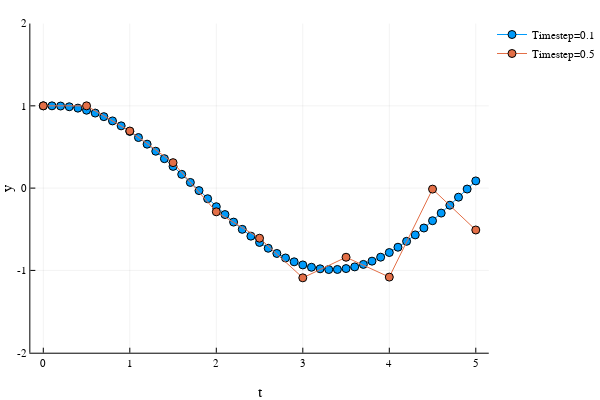

Notebook code for this chart:
### Markdown cell above
It looks like all solutions collapse onto the same curve. Well, that's not really what we're interested, we'll be interested in understanding why *increasing* the time step seems to destroy things... Let's take the first initial condition but simulate it with a timestep of `dt=0.5`.

### Code cell
y1,t1 = fwd_euler( CHE, 1, 0.1, 0, 5);
y5,t5 = fwd_euler( CHE, 1, 0.5, 0, 5);
p4=Plots.plot(t1, y1,label="Timestep=0.1",markershape=:circle);
Plots.plot!(t5, y5,label="Timestep=0.5",markershape=:circle);

xlabel!("t"); ylabel!("y");
ylims!((-2,2))
display(p4)

### Figure 1 — Plotly figure (JSON) as saved in the notebook; plotly's stock layout.template omitted (floating-point values rounded to 4 significant figures)
{"data": [{"colorbar": {"title": ""}, "hoverinfo": "text", "legendgroup": "Timestep=0.1", "line": {"color": "rgba(0, 154, 250, 1.000)", "dash": "solid", "shape": "linear", "width": 1}, "marker": {"color": "rgba(0, 154, 250, 1.000)", "line": {"color": "rgba(0, 0, 0, 1.000)", "width": 1}, "size": 8, "symbol": "circle"}, "mode": "lines+markers", "name": "Timestep=0.1", "showlegend": true, "text": [null, null, null, null, null, null, null, null, null, null, null, null, null, null, null, null, null, null, null, null, null, null, null, null, null, null, null, null, null, null, null, null, null, null, null, null, null, null, null, null, null, null, null, null, null, null, null, null, null, null, null], "type": "scatter", "x": [0, 0.1, 0.2, 0.3, 0.4, 0.5, 0.6, 0.7, 0.8, 0.9, 1, 1.1, 1.2, 1.3, 1.4, 1.5, 1.6, 1.7, 1.8, 1.9, 2, 2.1, 2.2, 2.3, 2.4, 2.5, 2.6, 2.7, 2.8, 2.9, 3, 3.1, 3.2, 3.3, 3.4, 3.5, 3.6, 3.7, 3.8, 3.9, 4, 4.1, 4.2, 4.3, 4.4, 4.5, 4.6, 4.7, 4.8, 4.9, 5], "xaxis": "x1", "y": [1, 1, 0.9975, 0.9888, 0.9721, 0.9466, 0.9121, 0.8687, 0.8168, 0.7567, 0.6892, 0.6147, 0.5342, 0.4483, 0.3579, 0.2639, 0.1673, 0.06907, -0.02989, -0.1285, -0.2259, -0.321, -0.4129, -0.5007, -0.5835, -0.6604, -0.7308, -0.7938, -0.849, -0.8956, -0.9333, -0.9616, -0.9804, -0.9893, -0.9884, -0.9776, -0.957, -0.9269, -0.8875, -0.8392, -0.7826, -0.7181, -0.6465, -0.5684, -0.4846, -0.396, -0.3034, -0.2078, -0.1101, -0.01129, 0.08761], "yaxis": "y1", "zmax": 0.1, "zmin": -0.1}, {"colorbar": {"title": ""}, "hoverinfo": "text", "legendgroup": "Timestep=0.5", "line": {"color": "rgba(227, 111, 71, 1.000)", "dash": "solid", "shape": "linear", "width": 1}, "marker": {"color": "rgba(227, 111, 71, 1.000)", "line": {"color": "rgba(0, 0, 0, 1.000)", "width": 1}, "size": 8, "symbol": "circle"}, "mode": "lines+markers", "name": "Timestep=0.5", "showlegend": true, "text": [null, null, null, null, null, null, null, null, null, null, null], "type": "scatter", "x": [0, 0.5, 1, 1.5, 2, 2.5, 3, 3.5, 4, 4.5, 5], "xaxis": "x1", "y": [1, 1, 0.694, 0.3098, -0.2879, -0.6085, -1.09, -0.8399, -1.081, -0.01216, -0.5088], "yaxis": "y1", "zmax": 0.1, "zmin": -0.1}], "layout": {"annotations": [], "height": 400, "legend": {"bgcolor": "rgba(255, 255, 255, 1.000)", "bordercolor": "rgba(0, 0, 0, 1.000)", "font": {"color": "rgba(0, 0, 0, 1.000)", "family": "sans-serif", "size": 11}, "tracegroupgap": 0, "x": 1, "y": 1}, "margin": {"b": 20, "l": 0, "r": 0, "t": 20}, "paper_bgcolor": "rgba(255, 255, 255, 1.000)", "plot_bgcolor": "rgba(255, 255, 255, 1.000)", "showlegend": true, "width": 600, "xaxis": {"anchor": "y1", "domain": [0.06165, 0.9934], "gridcolor": "rgba(0, 0, 0, 0.100)", "gridwidth": 0.5, "linecolor": "rgba(0, 0, 0, 1.000)", "mirror": false, "range": [-0.15, 5.15], "showgrid": true, "showline": true, "showticklabels": true, "tickangle": 0, "tickcolor": "rgb(0, 0, 0)", "tickfont": {"color": "rgba(0, 0, 0, 1.000)", "family": "sans-serif", "size": 11}, "tickmode": "array", "ticks": "inside", "ticktext": ["0", "1", "2", "3", "4", "5"], "tickvals": [0, 1, 2, 3, 4, 5], "title": "t", "titlefont": {"color": "rgba(0, 0, 0, 1.000)", "family": "sans-serif", "size": 15}, "type": "-", "visible": true, "zeroline": false, "zerolinecolor": "rgba(0, 0, 0, 1.000)"}, "yaxis": {"anchor": "x1", "domain": [0.07581, 0.9902], "gridcolor": "rgba(0, 0, 0, 0.100)", "gridwidth": 0.5, "linecolor": "rgba(0, 0, 0, 1.000)", "mirror": false, "range": [-2, 2], "showgrid": true, "showline": true, "showticklabels": true, "tickangle": 0, "tickcolor": "rgb(0, 0, 0)", "tickfont": {"color": "rgba(0, 0, 0, 1.000)", "family": "sans-serif", "size": 11}, "tickmode": "array", "ticks": "inside", "ticktext": ["-2", "-1", "0", "1", "2"], "tickvals": [-2, -1, 0, 1, 2], "title": "y", "titlefont": {"color": "rgba(0, 0, 0, 1.000)", "family": "sans-serif", "size": 15}, "type": "-", "visible": true, "zeroline": false, "zerolinecolor": "rgba(0, 0, 0, 1.000)"}}}
